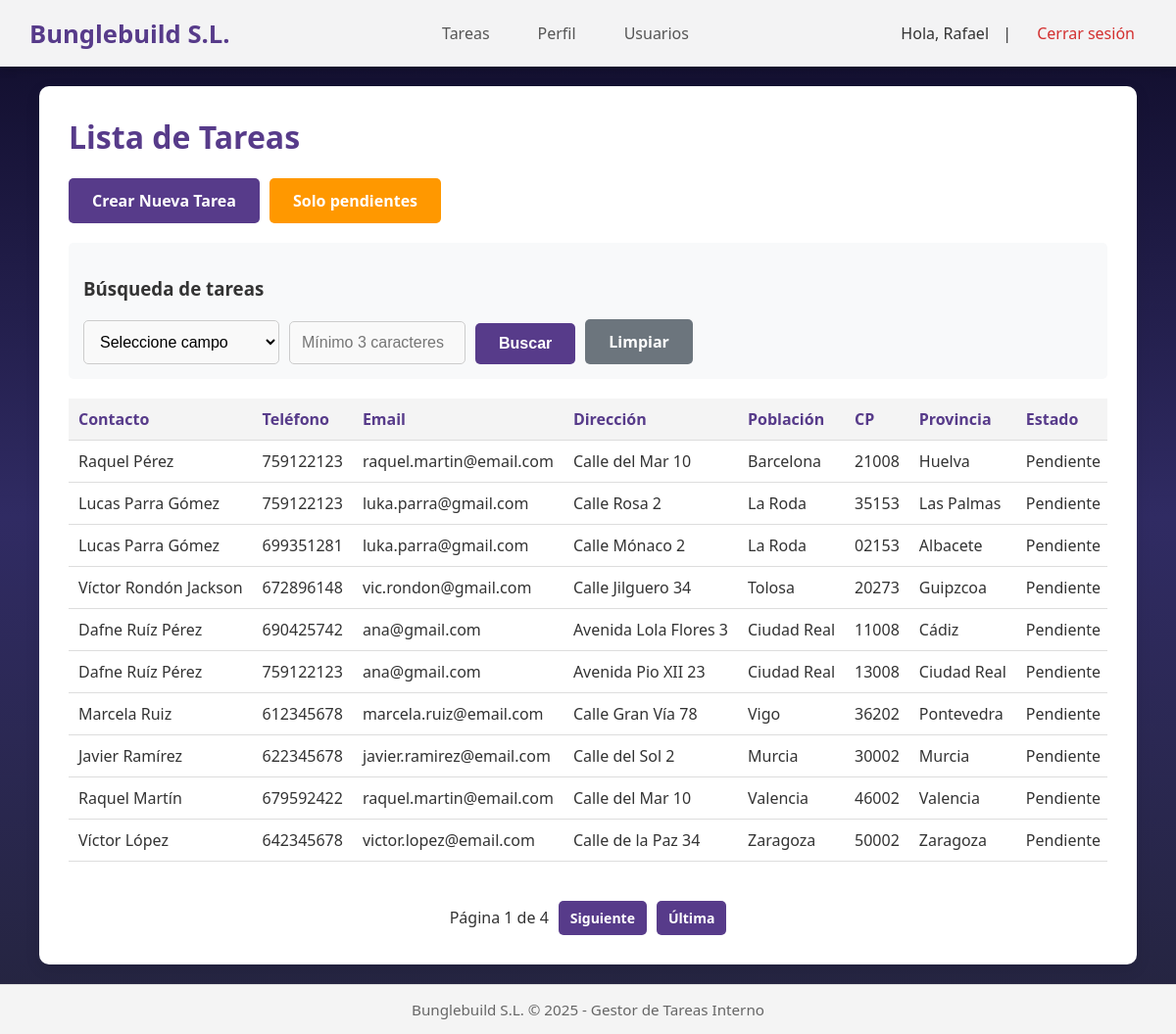
/public/tareas (signed in), run on the app's committed database.
### tables this page shows
CREATE TABLE `tarea` (
  `tarea_id` int(11) NOT NULL,
  `user_id` int(11) DEFAULT NULL,
  `nif_cif` varchar(20) DEFAULT NULL,
  `client_contacto` varchar(150) NOT NULL,
  `client_telefono` varchar(50) DEFAULT NULL,
  `client_email` varchar(150) NOT NULL,
  `client_direccion` varchar(255) DEFAULT NULL,
  `client_poblacion` varchar(100) DEFAULT NULL,
  `cp` varchar(5) DEFAULT NULL,
  `provincia` varchar(250) NOT NULL,
  `estado` enum('B','P','R','C') NOT NULL DEFAULT 'P',
  `fecha_creacion` timestamp NOT NULL DEFAULT current_timestamp(),
  `fecha_realizacion` date DEFAULT NULL,
  `anotaciones_anteriores` text DEFAULT NULL,
  `anotaciones_posteriores` text DEFAULT NULL,
  `fichero_resumen` varchar(255) DEFAULT NULL,
  `created_at` timestamp NULL DEFAULT NULL,
  `updated_at` timestamp NULL DEFAULT NULL
);

### app/controllers/TareaController.php (called while the page is built, shortened)
<?php
class TareaController
{
    private $tareaModel;
    public function __construct()
    {
        $this->tareaModel = new Tarea();
    }
    public function index()
    {
        $pagina = (int) ($_GET['pagina'] ?? 1);
        $pagina = max(1, $pagina);
        $porPagina = 10;
        $filtros = [];
        $rol = $_SESSION['role'] ?? 'operario';
        $userId = $_SESSION['user_id'] ?? null;
        if (!empty($filtros)) {
            $resultado = $this->tareaModel->buscarTareas($filtros, $rol, $userId, $pagina, $porPagina);
        } else {
            $soloPendientes = isset($_GET['pendientes']) && $_GET['pendientes'] == '1';
            $resultado = $this->tareaModel->getTareasPaginadas($pagina, $porPagina, $rol, $userId, $soloPendientes);
        }
        $tareas = $resultado['tareas'];
        $totalTareas = $resultado['total'];
        $totalPaginas = max(1, ceil($totalTareas / $porPagina));
        include __DIR__ . '/../views/pages/tareas.php';
        $content = ob_get_clean();
        include __DIR__ . '/../views/layouts/main.php';
    }
}
?>

### app/config/db.php (called while the page is built)
<?php
return [
    'host' => 'localhost',
    'dbname' => 'gestor_tareas',
    'username' => 'root',
    'password' => '',
    'charset' => 'utf8mb4'
];
?>

### app/core/Database.php (called while the page is built, shortened)
<?php
class Database
{
    private static $instance = null;
    private $pdo;
    private function __construct()
    {
        $config = require __DIR__ . '/../config/db.php';
        $dsn = "mysql:host={$config['host']};dbname={$config['dbname']};charset={$config['charset']}";
        try {
            $this->pdo = new PDO($dsn, $config['username'], $config['password'], [
                PDO::ATTR_ERRMODE => PDO::ERRMODE_EXCEPTION,
                PDO::ATTR_DEFAULT_FETCH_MODE => PDO::FETCH_ASSOC,
                PDO::ATTR_EMULATE_PREPARES => false,
            ]);
        } catch (PDOException $e) {
            die("Error de conexión a la base de datos: " . $e->getMessage());
        }
    }
    public static function getInstance(): Database
    {
        if (self::$instance === null) {
            self::$instance = new self();
        }
        return self::$instance;
    }
    public function getConnection(): PDO
    {
        return $this->pdo;
    }
}
?>

### app/models/Tarea.php (called while the page is built, shortened)
<?php
class Tarea
{
    private $pdo;
    public function __construct()
    {
        $this->pdo = Database::getInstance()->getConnection();
    }
    public function getTareasPaginadas(int $pagina, int $porPagina, string $rol, ?int $userId, bool $soloPendientes = false): array
    {
        $offset = ($pagina - 1) * $porPagina;
        $sql = "
            SELECT
                t.tarea_id,
                t.client_contacto,
                t.client_telefono,
                t.client_email,
                t.client_direccion,
                t.client_poblacion,
                t.cp,
                t.provincia,
                t.estado,
                u.user_name,
                u.user_surname
            FROM tarea t
            LEFT JOIN usuario u ON t.user_id = u.user_id
        ";
        $params = [];
        $sql .= " ORDER BY FIELD(t.estado, 'P', 'B', 'R', 'C'), t.fecha_creacion DESC ";
        $countSql = "SELECT COUNT(*) FROM tarea t";
        $totalStmt = $this->pdo->prepare($countSql);
        $totalStmt->execute();
        $total = (int) $totalStmt->fetchColumn();
        $sql .= " LIMIT :limit OFFSET :offset";
        $stmt = $this->pdo->prepare($sql);
        $stmt->bindValue(':limit', $porPagina, PDO::PARAM_INT);
        $stmt->bindValue(':offset', $offset, PDO::PARAM_INT);
        $stmt->execute();
        $tareas = $stmt->fetchAll();
        return [
            'tareas' => $tareas,
            'total' => $total
        ];
    }
}
?>

### app/views/pages/tareas.php (the view, shortened to what this page needs)
<h1>Lista de Tareas</h1>
<div style="margin-bottom: 15px; display: flex; gap: 10px; flex-wrap: wrap; align-items: center;">
    <?php if ($_SESSION['role'] === 'admin'): ?>
        <a href="<?= BASE_PATH ?>/tareas/crear" class="btn">Crear Nueva Tarea</a>
    <?php endif; ?>
    <?php if (isset($_GET['pendientes']) && $_GET['pendientes'] == '1'): ?>
        <a href="<?= BASE_PATH ?>/tareas" class="btn" style="background: #4CAF50;">Mostrar todas</a>
    <?php else: ?>
        <a href="<?= BASE_PATH ?>/tareas?pendientes=1" class="btn" style="background: #FF9800;">Solo pendientes</a>
    <?php endif; ?>
</div>
<form method="GET" action="<?= BASE_PATH ?>/tareas" style="margin: 20px 0; padding: 15px; background: #f8f9fa; border-radius: 5px;">
    <h3>Búsqueda de tareas</h3>
    <div style="display: flex; gap: 10px; align-items: end; flex-wrap: wrap;">
        <select name="campo" style="width: 200px;">
            <option value="">Seleccione campo </option>
        </select>
        <input type="text" name="valor"
               value="<?= htmlspecialchars($_GET['valor'] ?? '') ?>"
               placeholder="Mínimo 3 caracteres"
               style="width: 180px;">
        <button type="submit" class="btn">Buscar</button>
        <a href="<?= BASE_PATH ?>/tareas" class="btn" style="background: #6c757d;">Limpiar</a>
    </div>
    </form>
<?php if (empty($tareas)): ?>
    <p>No hay tareas disponibles.</p>
<?php else: ?>
    <div class="tabla-contenedor">
        <table class="tabla-tareas">
            <thead>
                <tr>
                    <th>Contacto</th>
                    <th>Teléfono</th>
                    <th>Email</th>
                    <th>Dirección</th>
                    <th>Población</th>
                    <th>CP</th>
                    <th>Provincia</th>
                    <th>Estado</th>
                </tr>
            </thead>
            <tbody>
                <?php foreach ($tareas as $t): ?>
                    <tr>
                        <td>
                            <a href="<?= BASE_PATH ?>/tareas/ver/<?= (int)$t['tarea_id'] ?>" style="text-decoration: none; color: inherit;">
                                <?= htmlspecialchars($t['client_contacto']) ?>
                            </a>
                        </td>
                        <td><?= htmlspecialchars($t['client_telefono'] ?? '') ?></td>
                        <td><?= htmlspecialchars($t['client_email']) ?></td>
                        <td><?= htmlspecialchars($t['client_direccion'] ?? '') ?></td>
                        <td><?= htmlspecialchars($t['client_poblacion'] ?? '') ?></td>
                        <td><?= htmlspecialchars($t['cp'] ?? '') ?></td>
                        <td><?= htmlspecialchars($t['provincia']) ?></td>
                        <td>
                            <?php
                            $estado = match($t['estado']) {
                                'B' => 'Borrador',
                                'P' => 'Pendiente',
                                'R' => 'Realizada',
                                'C' => 'Cancelada',
                                default => $t['estado']
                            };
                            echo htmlspecialchars($estado);
                            ?>
                        </td>
                    </tr>
                <?php endforeach; ?>
            </tbody>
        </table>
    </div>
    <div class="paginacion">
        <span>Página <?= $pagina ?> de <?= $totalPaginas ?></span>
        <?php if ($pagina < $totalPaginas): ?>
            <a href="<?= BASE_PATH ?>/tareas?pagina=<?= $pagina + 1 ?><?= !empty($_GET['campo']) ? '&campo=' . urlencode($_GET['campo']) . '&valor=' . urlencode($_GET['valor']) : (!empty($_GET['pendientes']) ? '&pendientes=1' : '') ?>" class="btn">Siguiente</a>
            <a href="<?= BASE_PATH ?>/tareas?pagina=<?= $totalPaginas ?><?= !empty($_GET['campo']) ? '&campo=' . urlencode($_GET['campo']) . '&valor=' . urlencode($_GET['valor']) : (!empty($_GET['pendientes']) ? '&pendientes=1' : '') ?>" class="btn">Última</a>
        <?php endif; ?>
    </div>
<?php endif; ?>

### public/index.php (shortened to what this page needs)
<?php
if (isset($_SERVER['REQUEST_URI'])) {
    $requestUri = parse_url($_SERVER['REQUEST_URI'], PHP_URL_PATH);
    $basePathLen = strlen(BASE_PATH);
    if (strpos($requestUri, BASE_PATH) === 0) {
        $path = substr($requestUri, $basePathLen);
    } else {
        $path = ltrim($requestUri, '/');
    }
    $path = trim($path, '/');
}
require_once __DIR__ . '/../app/core/Database.php';
$requestUri = parse_url($_SERVER['REQUEST_URI'], PHP_URL_PATH);
$basePathLen = strlen(BASE_PATH);
if (strpos($requestUri, BASE_PATH) === 0) {
    $path = substr($requestUri, $basePathLen);
} else {
    header('Location: ' . BASE_PATH . '/login');
    exit;
}
$path = trim($path, '/');
    ?>
    <?php
if ($path === 'tareas') {
    require_once __DIR__ . '/../app/models/Tarea.php';
    require_once __DIR__ . '/../app/controllers/TareaController.php';
    $controller = new TareaController();
    $controller->index();
    exit;
}
?>

### app/views/layouts/main.php (shortened to what this page needs)
<!DOCTYPE html>
<html lang="es">
<head>
    <link rel="stylesheet" href="<?= BASE_PATH ?>/../assets/css/main.css">
</head>
<body>
        <nav class="navbar">
            <div class="navbar-logo">
                <a href="<?= BASE_PATH ?>/">Bunglebuild S.L.</a>
            </div>
            <div class="navbar-links">
                <a href="<?= BASE_PATH ?>/tareas">Tareas</a>
                <a href="<?= BASE_PATH ?>/perfil">Perfil</a>
                <?php if ($_SESSION['role'] === 'admin'): ?>
                    <a href="<?= BASE_PATH ?>/usuarios">Usuarios</a>
                <?php endif; ?>
            </div>
            <div class="navbar-user">
                <?php if (isset($_SESSION['user_name'])): ?>
                    <span>Hola, <?= htmlspecialchars($_SESSION['user_name']) ?></span>
                    &nbsp;|&nbsp;
                    <a href="<?= BASE_PATH ?>/logout" class="logout-link">Cerrar sesión</a>
                <?php endif; ?>
            </div>
        </nav>
    <div class="container">
        <main class="content">
            <?= $content ?? '' ?>
        </main>
    </div>
        <footer class="footer">
            Bunglebuild S.L. © 2025 - Gestor de Tareas Interno
        </footer>
</body>
</html>

### assets/css/main.css (style rules this page uses)
body { margin: 0; padding: 0; font-family: 'Segoe UI', Tahoma, Geneva, Verdana, sans-serif; background: linear-gradient(to bottom, #0f0c29, #302b63, #24243e); color: #333; }
.container { max-width: 1600px; margin: 0 auto; min-height: 100vh; display: flex; flex-direction: column; padding: 0 20px; }
.navbar { display: flex; justify-content: space-between; align-items: center; padding: 15px 30px; background: rgba(255, 255, 255, 0.95); box-shadow: 0 2px 10px rgba(0,0,0,0.2); flex-wrap: wrap; gap: 15px; }
.navbar-logo a { font-size: 1.6em; font-weight: bold; color: #573b8a; text-decoration: none; }
.navbar-links { display: flex; gap: 25px; flex-wrap: wrap; align-items: center; }
.navbar-links a, .navbar-user a { text-decoration: none; color: #555; font-weight: 500; padding: 8px 12px; border-radius: 5px; transition: background 0.2s, color 0.2s; }
.navbar-user { display: flex; align-items: center; gap: 10px; flex-wrap: wrap; }
.navbar-user .logout-link { color: #d32f2f !important; }
.content { padding: 30px; background: white; border-radius: 10px; margin: 20px; box-shadow: 0 5px 15px rgba(0,0,0,0.1); flex: 1; }
.content h1 { color: #573b8a; margin-top: 0; }
input[type="text"], input[type="email"], input[type="password"], input[type="date"], select, textarea { width: 100%; padding: 12px; border: 1px solid #ccc; border-radius: 5px; font-size: 16px; box-sizing: border-box; background: #f9f9f9; }
button, .btn { padding: 12px 24px; background: #573b8a; color: white; text-decoration: none; border: none; border-radius: 5px; font-size: 16px; font-weight: bold; cursor: pointer; transition: background 0.2s ease; }
.tabla-contenedor { width: 100%; overflow-x: auto; -webkit-overflow-scrolling: touch; margin-top: 20px; }
.tabla-tareas { width: 100%; min-width: 800px; border-collapse: collapse; margin-bottom: 20px; }
.tabla-tareas th, .tabla-tareas td { padding: 10px; text-align: left; border-bottom: 1px solid #ddd; white-space: nowrap; }
.tabla-tareas th { background-color: #f4f4f4; color: #573b8a; }
.paginacion { margin-top: 20px; text-align: center; display: flex; justify-content: center; align-items: center; gap: 10px; flex-wrap: wrap; }
.paginacion .btn { padding: 8px 12px; font-size: 14px; }
.footer { text-align: center; padding: 15px; background: #f4f4f4; color: #666; margin-top: auto; border-top: 1px solid #ddd; font-size: 0.95em; }

### data on the page
tarea: client_contacto "Raquel Pérez", client_telefono "759122123", client_email "raquel.martin@email.com", client_direccion "Calle del Mar 10", client_poblacion "Barcelona", cp "21008", provincia "Huelva", estado "Pendiente"
tarea: client_contacto "Lucas Parra Gómez", client_telefono "759122123", client_email "luka.parra@gmail.com", client_direccion "Calle Rosa 2", client_poblacion "La Roda", cp "35153", provincia "Las Palmas", estado "Pendiente"
tarea: client_contacto "Lucas Parra Gómez", client_telefono "699351281", client_email "luka.parra@gmail.com", client_direccion "Calle Mónaco 2", client_poblacion "La Roda", cp "02153", provincia "Albacete", estado "Pendiente"
tarea: client_contacto "Víctor Rondón Jackson", client_telefono "672896148", client_email "vic.rondon@gmail.com", client_direccion "Calle Jilguero 34", client_poblacion "Tolosa", cp "20273", provincia "Guipzcoa", estado "Pendiente"
tarea: client_contacto "Dafne Ruíz Pérez", client_telefono "690425742", client_email "ana@gmail.com", client_direccion "Avenida Lola Flores 3", client_poblacion "Ciudad Real", cp "11008", provincia "Cádiz", estado "Pendiente"
tarea: client_contacto "Dafne Ruíz Pérez", client_telefono "759122123", client_email "ana@gmail.com", client_direccion "Avenida Pio XII 23", client_poblacion "Ciudad Real", cp "13008", provincia "Ciudad Real", estado "Pendiente"
tarea: client_contacto "Marcela Ruiz", client_telefono "612345678", client_email "marcela.ruiz@email.com", client_direccion "Calle Gran Vía 78", client_poblacion "Vigo", cp "36202", provincia "Pontevedra", estado "Pendiente"
tarea: client_contacto "Javier Ramírez", client_telefono "622345678", client_email "javier.ramirez@email.com", client_direccion "Calle del Sol 2", client_poblacion "Murcia", cp "30002", provincia "Murcia", estado "Pendiente"
tarea: client_contacto "Raquel Martín", client_telefono "679592422", client_email "raquel.martin@email.com", client_direccion "Calle del Mar 10", client_poblacion "Valencia", cp "46002", provincia "Valencia", estado "Pendiente"
tarea: client_contacto "Víctor López", client_telefono "642345678", client_email "victor.lopez@email.com", client_direccion "Calle de la Paz 34", client_poblacion "Zaragoza", cp "50002", provincia "Zaragoza", estado "Pendiente"

### other printed values
$_SESSION['user_name'] "Rafael"
$pagina "1"
$totalPaginas "4"
